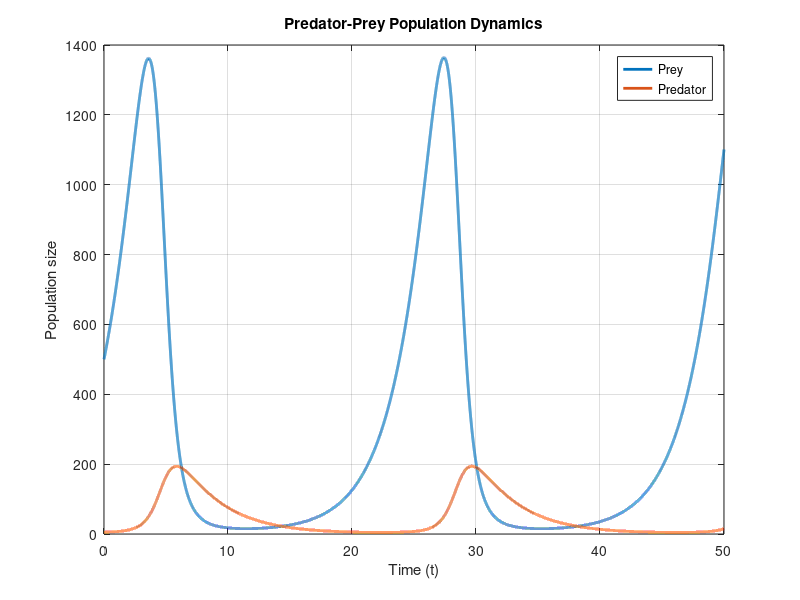

MATLAB code for this plot:
function predator_prey(b0, r0, alpha, beta, gamma, delta, t_s, t_max)
    % Default parameters
    if nargin == 0
        alpha = 0.4;   % Growth rate of prey
        beta = 0.008;  % Interaction coefficient prey-predator
        gamma = 0.3;   % Loss rate of predators
        delta = 0.001; % Growth rate of predators from prey
        b0 = 500;      % Initial prey population
        r0 = 5;        % Initial predator population
        t_s = 0.001;   % Time step size
        t_max = 50;    % Maximum simulation time
    end

    % Initialization
    t = 0:t_s:t_max;
    n_steps = length(t);
    b_prog = zeros(n_steps, 1);
    r_prog = zeros(n_steps, 1);
    b = b0;
    r = r0;

    % Euler
    for i = 1:n_steps
        b_ = alpha * b - beta * b * r;   % Change in prey
        r_ = -gamma * r + delta * b * r; % Change in predator
        b = b + b_ * t_s;                % Update prey population
        r = r + r_ * t_s;                % Update predator population
        b_prog(i) = b;                   % Save prey population
        r_prog(i) = r;                   % Save predator population
    end

    % Plot the results
    plot(t, b_prog, 'LineWidth', 2);
    hold on;
    plot(t, r_prog, 'LineWidth', 2);
    xlabel('Time (t)');
    ylabel('Population size');
    title('Predator-Prey Population Dynamics');
    legend('Prey', 'Predator');
    grid on;
    hold off;
end